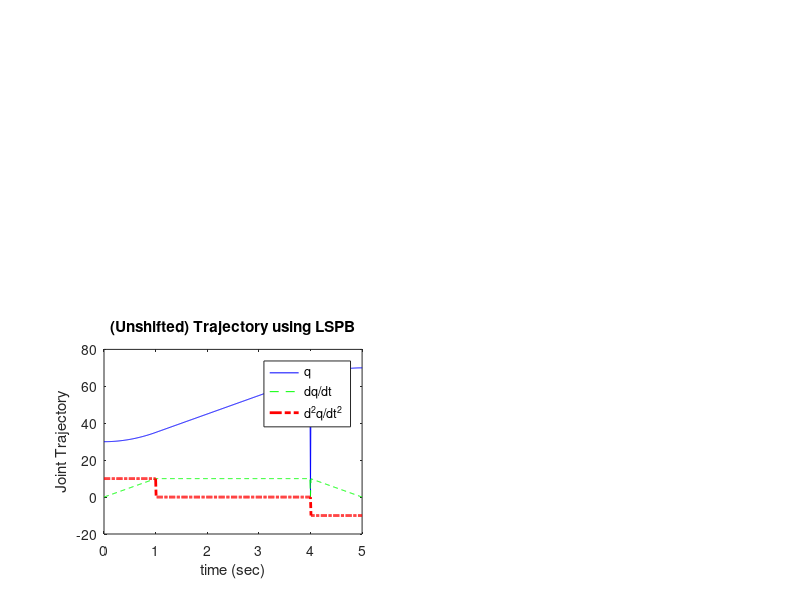

Here is the MATLAB script that generated this plot:
% ** Linear Segments with Parabolic Blends (PSPB) **
clear all;
% intial time, joint value and joint velocity
to = 0; qo = 30;
% final time, joint value and joint velocity
tf = 5; qf = 70;
% constant velocity and blend time
V = 10; tb = (qo - qf + V*tf)/V;
% check that V is within limits
Vmin = (qf - qo)/tf;
if (V > Vmin || V < 2*Vmin) % this check assumes V negative
    display(['V = ',num2str(V), ' is not within limits',...
            '(',num2str(Vmin),', ',num2str(2*Vmin),')']);
    display('LSPB will not be correct!');
end;
a(1) = qo; a(2) = 0; a(3) = V/(2*tb);
b(1) = qf - (V*tf^2)/(2*tb); b(2) = V*tf/tb; b(3) = -V/(2*tb);

% ** Linear Segments with Parabolic Blends (PSPB) **
% Begin with unshifted version on t = [0, 7].
t = to:(tf-to)/500:tf;
q = (a(1) + a(2)*t + a(3)*t.^2).*(t<=tb) + ...
    ((qf + qo - V*tf)/2 + V*t).*((t>tb)-(t>=(tf-tb))) + ...
    (b(1) + b(2)*t + b(3)*t.^2).*(t>(tf-tb));
qdot = (a(2) + 2*a(3)*t).*(t<=tb) + ...
       V.*((t>tb)-(t>=(tf-tb))) + ...
       (b(2) + 2*b(3)*t).*(t>(tf-tb));
qddot = 2*a(3)*(t<=tb) + ...
        0*((t>tb)-(t>=(tf-tb))) + ...
        2*b(3)*(t>(tf-tb));
subplot(2,2,3);
plot(t,q,'b-',t,qdot,'g--',t,qddot,'r-.','LineWidth',2);
legend('q','dq/dt','d^2q/dt^2');
xlabel('time (sec)'); ylabel('Joint Trajectory');
title('(Unshifted) Trajectory using LSPB');
